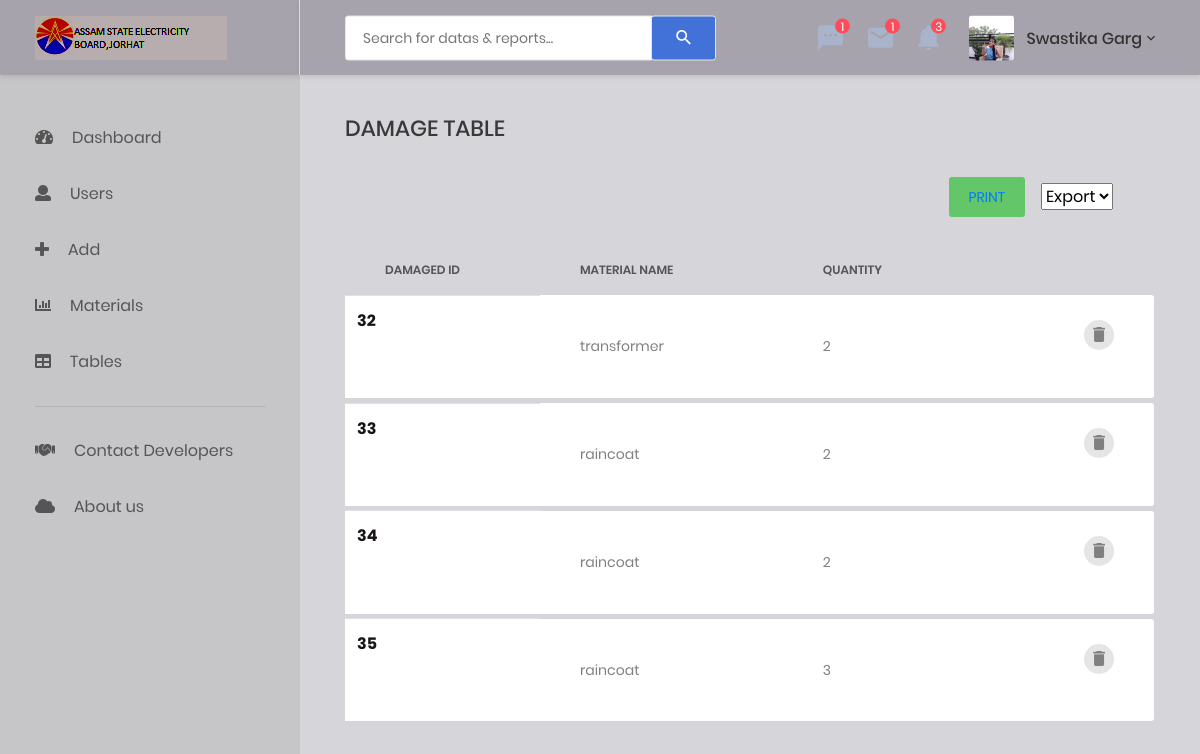
The page /damagetable.php (signed in) on the database its author committed.
### tables this page shows
CREATE TABLE `users` (
  `userid` int(11) NOT NULL,
  `usertypes` int(11) NOT NULL,
  `username` varchar(30) NOT NULL,
  `password` varchar(255) NOT NULL,
  `userpic` varchar(100) NOT NULL,
  `firstname` varchar(50) NOT NULL,
  `lastname` varchar(50) NOT NULL,
  `gender` tinyint(4) NOT NULL,
  `dob` date NOT NULL,
  `phone` bigint(20) NOT NULL,
  `email` varchar(50) NOT NULL,
  `country` varchar(30) NOT NULL,
  `state` varchar(30) NOT NULL,
  `city` varchar(30) NOT NULL,
  `pincode` int(11) NOT NULL,
  `divid` int(11) NOT NULL,
  `designation` varchar(30) NOT NULL
);

CREATE TABLE `damage` (
  `damid` int(11) NOT NULL,
  `mcode` int(11) NOT NULL,
  `quantity` int(11) NOT NULL
);

CREATE TABLE `materials` (
  `mid` int(11) NOT NULL,
  `mname` varchar(30) NOT NULL,
  `make` varchar(40) NOT NULL,
  `t_id` int(11) UNSIGNED NOT NULL DEFAULT '0',
  `remarks` varchar(40) NOT NULL,
  `catid` int(11) NOT NULL,
  `matcode` varchar(50) NOT NULL
);

### damagetable.php (the view, shortened to what this page needs)
<?php
include('header.php');
include('conn.php');
$join=mysqli_query($conn,"select * from damage, materials where damage.mcode= materials.mid");
?>
<div class="row">
    <div class="col-md-12">
        <h3 class="title-5 m-b-35">DAMAGE TABLE</h3>
        <div class="table-data__tool">
            <div class="table-data__tool-left">
                </div>
            <div class="table-data__tool-right">
            <button class="au-btn au-btn-icon au-btn--green au-btn--small">
                    <a href="damagetable.php">Print</a>
            </button>
                <div class="rs-select2--dark rs-select2--sm rs-select2--dark2">
                    <select class="js-select2" name="type">
                        <option selected="selected">Export</option>
                    </select>
                </div>
            </div>
        </div>
        <div class="table-responsive table-responsive-data2">
            <table class="table table-data2">
                <thead>
                    <tr>
                  <th scope="col">Damaged Id</th>
                   <th scope="col">Material Name</th>
                    <th scope="col">Quantity</th>
                                                                </tr>
                                        </thead>
                                        <tbody>
                                        <?php
                              while($row=mysqli_fetch_array($join))
                              {
                      ?>
                      <tr>
                      <th scope="row">
                      <div class="media align-items-center">
                          <div class="media-body">
                            <span class="mb-0 text-sm"><?php echo $row['damid'] ?></span>
                          </div>
                        </div>
                        <td>
                          <div class="media-body">
                            <span class="mb-0 text-sm"><?php echo $row['mname'] ?></span>
                          </div>
                        </td>
                      </th>
                      <td >
                          <i class="bg-warning"></i> <?php echo $row['quantity'] ?>
                    </td>
                                                <td>
                                                    <div class="table-data-feature">
                                                        <button class="item" data-toggle="tooltip" data-placement="top" title="Delete">
                                                        <a href="damage.php?id=<?php echo $row['mid'] ?>"> <i class="zmdi zmdi-delete"></i>
                                                        </button>
                                                    </div>
                                                </td>
                                                <tr class="spacer"></tr>
                                            </tr>
                                            <?php
                            }
                    ?>
                                        </tbody>
                                    </table>
                                </div>

### header.php (shortened to what this page needs)
<?php
$sesid=$_SESSION['userid'];
$sesusertype=$_SESSION['usertypes'];
?>
<?php
    include('conn.php');
    $rs=mysqli_query($conn, "select * from users where userid='$sesid' ");
?>
<!DOCTYPE html>
<html lang="en">
<head>
    <link href="css/font-face.css" rel="stylesheet" media="all">
    <link href="test.css" rel="stylesheet" media="all">
    <link href="vendor/font-awesome-4.7/css/font-awesome.min.css" rel="stylesheet" media="all">
    <link href="vendor/font-awesome-5/css/fontawesome-all.min.css" rel="stylesheet" media="all">
    <link href="vendor/mdi-font/css/material-design-iconic-font.min.css" rel="stylesheet" media="all">
    <link href="vendor/bootstrap-4.1/bootstrap.min.css" rel="stylesheet" media="all">
    <link href="vendor/animsition/animsition.min.css" rel="stylesheet" media="all">
    <link href="vendor/bootstrap-progressbar/bootstrap-progressbar-3.3.4.min.css" rel="stylesheet" media="all">
    <link href="vendor/wow/animate.css" rel="stylesheet" media="all">
    <link href="vendor/css-hamburgers/hamburgers.min.css" rel="stylesheet" media="all">
    <link href="vendor/slick/slick.css" rel="stylesheet" media="all">
    <link href="vendor/select2/select2.min.css" rel="stylesheet" media="all">
    <link href="vendor/perfect-scrollbar/perfect-scrollbar.css" rel="stylesheet" media="all">
    <link href="css/theme.css" rel="stylesheet" media="all">
</head>
<body class="animsition">
    <div class="page-wrapper">
        <aside class="menu-sidebar d-none d-lg-block">
            <div class="logo">
                <a href="#">
                    <img src="images/icon/apdcllogo.png" alt="Cool Admin" />
                </a>
            </div>
            <div class="menu-sidebar__content js-scrollbar1">
                <nav class="navbar-sidebar">
                    <ul class="list-unstyled navbar__list">
                    <li class="has-sub">
                            <a class="js-arrow" href="show.php">
                                <i class="fas fa-tachometer-alt"></i>Dashboard</a>
                        </li>
                        <?php
                                        if($sesusertype==1){
                                            echo '<li>
                                            <a href="user.php">
                                                    <i class="fas fa-user"></i>Users</a>
                                            </li>';
                                           echo  '<li>
                                                <a href="adition.php">
                                                        <i class="fas fa-plus"></i>Add</a>
                                                </li>';
                                        }
                                    ?>
                        <li class="has-sub">
                            <a class="js-arrow" href="#">
                                <i class="fas fa-chart-bar"></i>Materials</a>
                       </li>
                        <li class="has-sub">
                            <a class="js-arrow" href="#">
                                <i class="fas fa-table"></i>Tables</a>
                        </li>
                    </ul>
                    <hr>
                    <ul class="list-unstyled navbar__list">
                    <li class="has-sub">
                            <a class="js-arrow" href="contactdeveloper.php">
                             <i class="fas fa-handshake-o"></i>Contact Developers</a>
                    </li>
                    <li class="has-sub">
                            <a class="js-arrow" href="aboutus.php">
                             <i class="fas fa-cloud"></i>About us</a>
                    </li>
                                    </ul>
                </nav>
            </div>
        </aside>
        <div class="page-container">
            <header class="header-desktop">
                <div class="section__content section__content--p30">
                    <div class="container-fluid">
                        <div class="header-wrap">
                            <form class="form-header" action="" method="POST">
                                <input class="au-input " type="text" onkeyup="showResult(this.value)" name="search" placeholder="Search for datas &amp; reports..." />
                                <button class="au-btn--submit" type="submit">
                                    <i class="zmdi zmdi-search"></i>
                                </button>
                            </form>
                            <div class="header-button">
                                <div class="noti-wrap">
                                    <div class="noti__item js-item-menu">
                                        <i class="zmdi zmdi-comment-more"></i>
                                        <span class="quantity">1</span>
                                    </div>
                                    <div class="noti__item js-item-menu">
                                        <i class="zmdi zmdi-email"></i>
                                        <span class="quantity">1</span>
                                    </div>
                                    <div class="noti__item js-item-menu">
                                        <i class="zmdi zmdi-notifications"></i>
                                        <span class="quantity">3</span>
                                    </div>
                                </div>
                                <div class="account-wrap">
                                    <div class="account-item clearfix js-item-menu">
                                        <div class="image">
                                        <?php
                                        while($row1 = mysqli_fetch_array($rs)){
                                      ?>
                                            <img src="<?php echo $row1['userpic'] ?>" alt="<?php echo $row1['username']?>" />
                                        </div>
                                        <div class="content">
                                      <a class="js-acc-btn" href="#">  <?php echo $row1['firstname']?> <?php echo $row1['lastname']  ?></a>
                                        </div>
                                        <?php } ?>
                                    </div>
                                </div>
                            </div>
                        </div>
                    </div>
                </div>
            </header>
            <div class="main-content">
                <div class="section__content section__content--p30">
                    <div class="container-fluid">
                        <div class="row">
                            <div class="col-md-12">
</body>
</html>

### rows shown on the page
users: userpic (picture), firstname "Swastika", lastname "Garg"
damage: damid "32", materials.mname "transformer", quantity "2"
damage: damid "33", materials.mname "raincoat", quantity "2"
damage: damid "34", materials.mname "raincoat", quantity "2"
damage: damid "35", materials.mname "raincoat", quantity "3"
